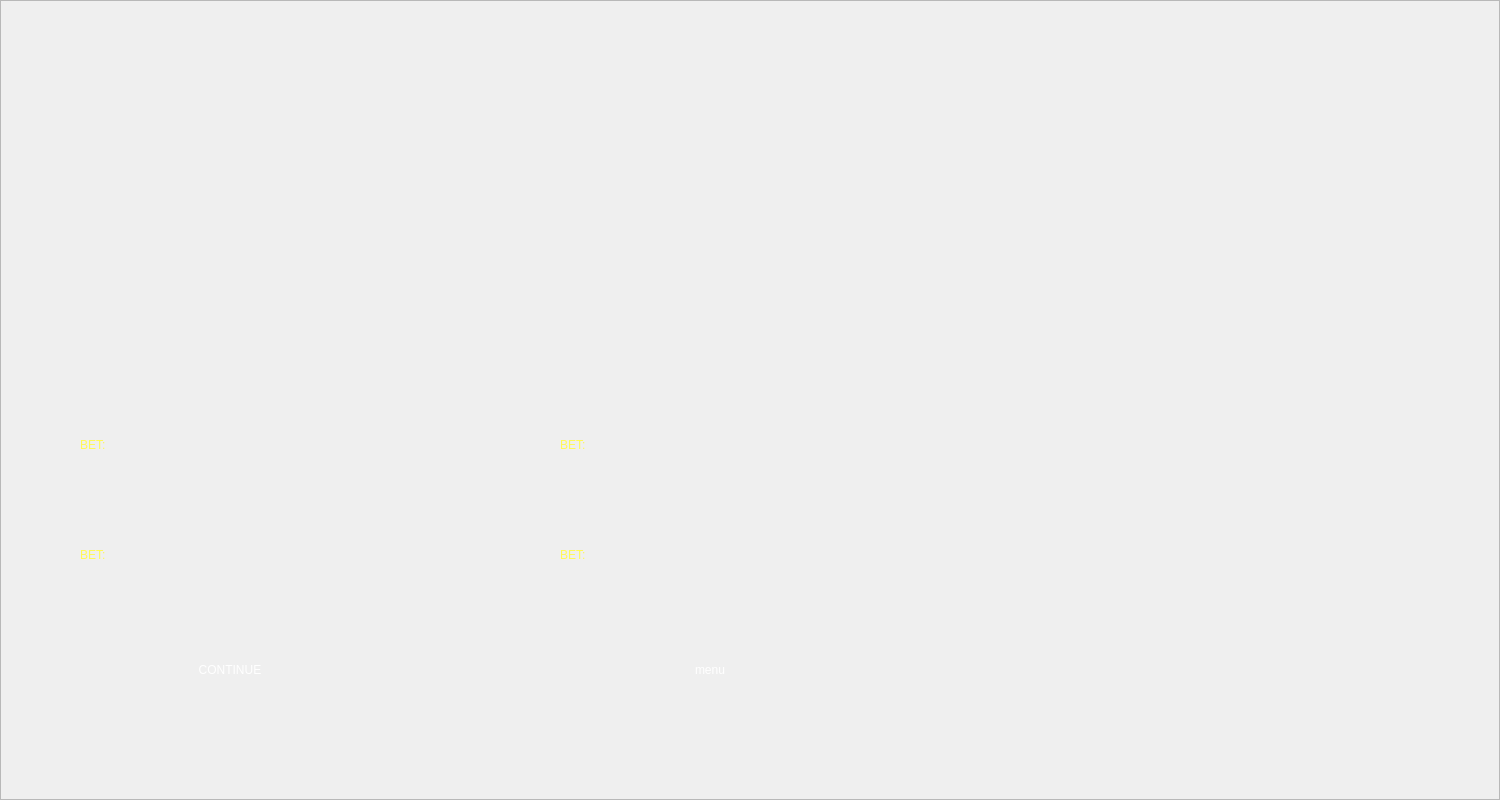
    <widget class="QFrame" name="frame_fin">
     <property name="geometry">
      <rect>
       <x>0</x>
       <y>200</y>
       <width>1500</width>
       <height>800</height>
      </rect>
     </property>
     <property name="frameShape">
      <enum>QFrame::StyledPanel</enum>
     </property>
     <property name="frameShadow">
      <enum>QFrame::Raised</enum>
     </property>
     <widget class="QLabel" name="bk_fin">
      <property name="geometry">
       <rect>
        <x>0</x>
        <y>124</y>
        <width>1500</width>
        <height>676</height>
       </rect>
      </property>
      <property name="styleSheet">
       <string notr="true">border-image: url(:/images/card/fin.png);</string>
      </property>
      <property name="text">
       <string/>
      </property>
     </widget>
     <widget class="QLabel" name="res_1">
      <property name="geometry">
       <rect>
        <x>80</x>
        <y>420</y>
        <width>380</width>
        <height>50</height>
       </rect>
      </property>
      <property name="styleSheet">
       <string notr="true">QLabel{
	font: 87 18pt &quot;Lovelo&quot;;
	color: rgb(255, 249, 87);
}</string>
      </property>
      <property name="text">
       <string>BET:</string>
      </property>
     </widget>
     <widget class="QLabel" name="res_3">
      <property name="geometry">
       <rect>
        <x>80</x>
        <y>530</y>
        <width>380</width>
        <height>50</height>
       </rect>
      </property>
      <property name="styleSheet">
       <string notr="true">QLabel{
	font: 87 18pt &quot;Lovelo&quot;;
	color: rgb(255, 249, 87);
}</string>
      </property>
      <property name="text">
       <string>BET:</string>
      </property>
     </widget>
     <widget class="QLabel" name="res_2">
      <property name="geometry">
       <rect>
        <x>560</x>
        <y>420</y>
        <width>380</width>
        <height>50</height>
       </rect>
      </property>
      <property name="styleSheet">
       <string notr="true">QLabel{
	font: 87 18pt &quot;Lovelo&quot;;
	color: rgb(255, 249, 87);
}</string>
      </property>
      <property name="text">
       <string>BET:</string>
      </property>
     </widget>
     <widget class="QLabel" name="res_4">
      <property name="geometry">
       <rect>
        <x>560</x>
        <y>530</y>
        <width>380</width>
        <height>50</height>
       </rect>
      </property>
      <property name="styleSheet">
       <string notr="true">QLabel{
	font: 87 18pt &quot;Lovelo&quot;;
	color: rgb(255, 249, 87);
}</string>
      </property>
      <property name="text">
       <string>BET:</string>
      </property>
     </widget>
     <widget class="QPushButton" name="b_re">
      <property name="geometry">
       <rect>
        <x>80</x>
        <y>640</y>
        <width>300</width>
        <height>60</height>
       </rect>
      </property>
      <property name="minimumSize">
       <size>
        <width>300</width>
        <height>60</height>
       </size>
      </property>
      <property name="maximumSize">
       <size>
        <width>600</width>
        <height>800</height>
       </size>
      </property>
      <property name="styleSheet">
       <string notr="true">QPushButton{
	font: 87 18pt &quot;Lovelo&quot;;
	color : white;
	border-image: url(:/images/std_ini.png);
	background-color:rgba(0,0,0,0);
}
QPushButton:hover{
	color: rgb(166, 3, 47);
	border-image: url(:/images/std_hover.png);
}</string>
      </property>
      <property name="text">
       <string>CONTINUE</string>
      </property>
      <property name="flat">
       <bool>true</bool>
      </property>
     </widget>
     <widget class="QPushButton" name="b_menu">
      <property name="geometry">
       <rect>
        <x>560</x>
        <y>640</y>
        <width>300</width>
        <height>60</height>
       </rect>
      </property>
      <property name="minimumSize">
       <size>
        <width>300</width>
        <height>60</height>
       </size>
      </property>
      <property name="maximumSize">
       <size>
        <width>600</width>
        <height>800</height>
       </size>
      </property>
      <property name="styleSheet">
       <string notr="true">QPushButton{
	font: 87 18pt &quot;Lovelo&quot;;
	color : white;
	border-image: url(:/images/std_ini.png);
	background-color:rgba(0,0,0,0);
}
QPushButton:hover{
	color: rgb(166, 3, 47);
	border-image: url(:/images/std_hover.png);
}</string>
      </property>
      <property name="text">
       <string>menu</string>
      </property>
      <property name="flat">
       <bool>true</bool>
      </property>
     </widget>
    </widget>
